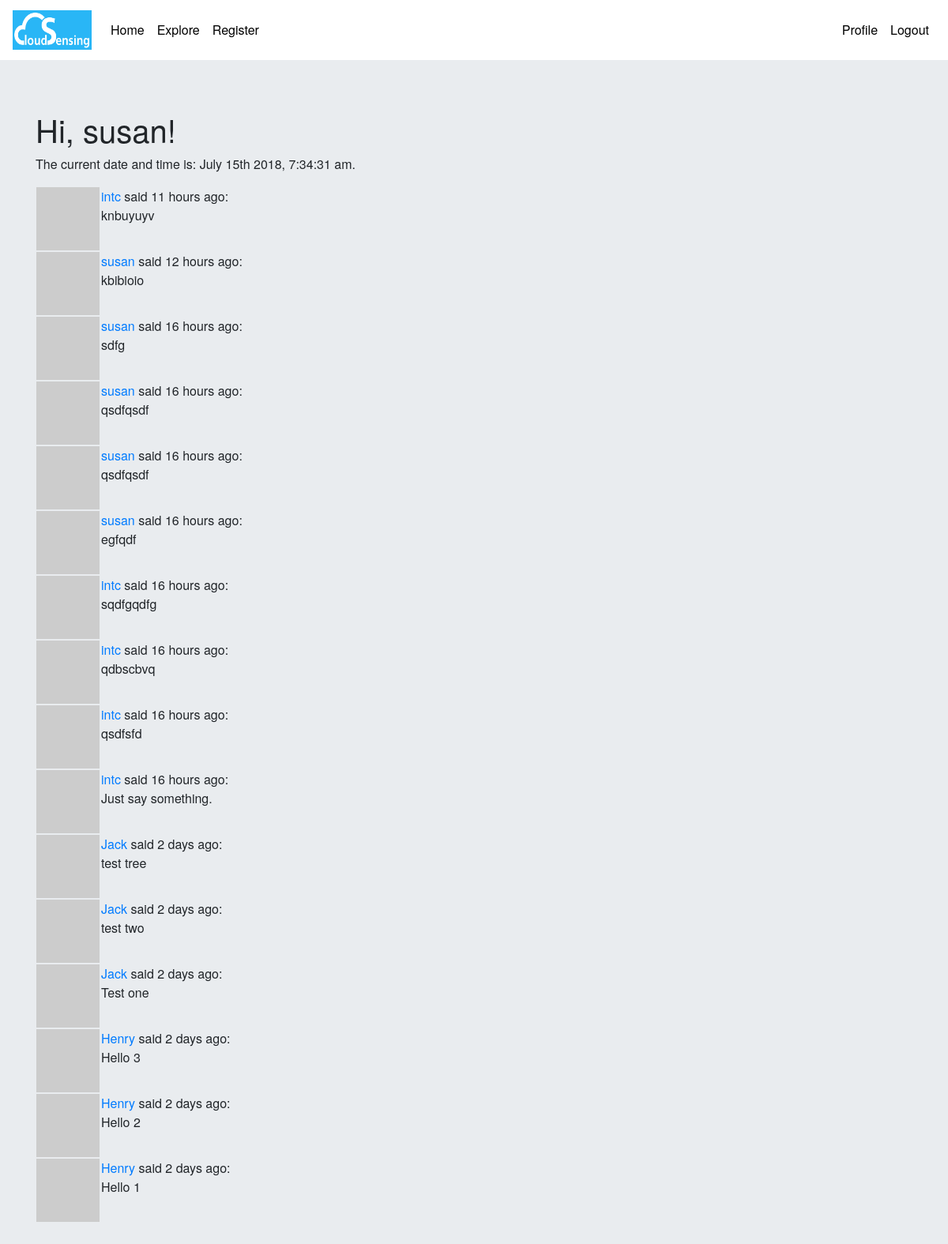
Page /explore (signed in) on the committed database.
### my_app/models.py (models this page shows, shortened)
class User(UserMixin, db.Model):
    id = db.Column(db.Integer, primary_key=True)
    username = db.Column(db.String(64), index=True, unique=True)
    email = db.Column(db.String(120), index=True, unique=True)
    password_hash = db.Column(db.String(128))
    posts = db.relationship('Post', backref='author', lazy='dynamic')
    about_me = db.Column(db.String(140))
    last_seen = db.Column(db.DateTime, default=datetime.utcnow)
    followed = db.relationship(
        'User', secondary=followers,
        primaryjoin=(followers.c.follower_id == id),
        secondaryjoin=(followers.c.followed_id == id),
        backref=db.backref('followers', lazy='dynamic'), lazy='dynamic')
    def avatar(self, size):
        digest = md5(self.email.lower().encode('utf-8')).hexdigest()
        return 'https://www.gravatar.com/avatar/{}?d=identicon&s={}'.format(
            digest, size)

class Post(db.Model):
    id = db.Column(db.Integer, primary_key=True)
    body = db.Column(db.String(140))
    timestamp = db.Column(db.DateTime, index=True, default=datetime.utcnow)
    user_id = db.Column(db.Integer, db.ForeignKey('user.id'))

### my_app/routes.py (the view)
@app.route('/explore')
@login_required
def explore():
    page = request.args.get('page', 1, type=int)
    posts = Post.query.order_by(Post.timestamp.desc()).paginate(
        page, app.config['POSTS_PER_PAGE'], False)
    next_url = url_for('explore', page=posts.next_num) \
        if posts.has_next else None
    prev_url = url_for('explore', page=posts.prev_num) \
        if posts.has_prev else None
    return render_template('index.html', title='Explore', posts=posts.items,
                           next_url=next_url, prev_url=prev_url)

### my_app/models.py (called while the page is built)
@login.user_loader
def load_user(id):
    return User.query.get(int(id))

### my_app/routes.py (called while the page is built)
@app.before_request
def before_request():
    if current_user.is_authenticated:
        current_user.last_seen = datetime.utcnow()
        db.session.commit()

### my_app/templates/index.html (shortened to what this page needs)
{% extends "base.html" %}
{% block content %}
    <h1>Hi, {{ current_user.username }}!</h1>
    <p>The current date and time is: {{ moment().format('MMMM Do YYYY, h:mm:ss a') }}.</p>
    {% for post in posts %}
       {% include '_post.html' %}
    {% endfor %}
{% endblock %}

### my_app/templates/_post.html
<table>
   <tr valign="top">
       <td><img src="{{ post.author.avatar(36) }}"></td>
       <td><a href="{{ url_for('user', username=post.author.username) }}">{{ post.author.username }}
       </a>
       said {{ moment(post.timestamp).fromNow() }}:
       <br>
       {{ post.body }}</td>
   </tr>
</table>

### my_app/static/CSS/main.css (style rules this page uses)
body { background-color: #29B6F6; margin: 0; padding: 0; font-family: "Helvetica Neue", Helvetica, Arial, sans-serif; color: border-left: ; }

### rows in the picture
User: username "susan"
Post: author.username "intc", timestamp "11 hours ago", body "knbuyuyv"
Post: author.username "susan", timestamp "12 hours ago", body "kbibioio"
Post: author.username "susan", timestamp "16 hours ago", body "sdfg"
Post: author.username "susan", timestamp "16 hours ago", body "qsdfqsdf"
Post: author.username "susan", timestamp "16 hours ago", body "qsdfqsdf"
Post: author.username "susan", timestamp "16 hours ago", body "egfqdf"
Post: author.username "intc", timestamp "16 hours ago", body "sqdfgqdfg"
Post: author.username "intc", timestamp "16 hours ago", body "qdbscbvq"
Post: author.username "intc", timestamp "16 hours ago", body "qsdfsfd"
Post: author.username "intc", timestamp "16 hours ago", body "Just say something."
Post: author.username "Jack", timestamp "2 days ago", body "test tree"
Post: author.username "Jack", timestamp "2 days ago", body "test two"
Post: author.username "Jack", timestamp "2 days ago", body "Test one"
Post: author.username "Henry", timestamp "2 days ago", body "Hello 3"
Post: author.username "Henry", timestamp "2 days ago", body "Hello 2"
Post: author.username "Henry", timestamp "2 days ago", body "Hello 1"

### other values in the picture
{{ moment().format('MMMM Do YYYY, h:mm:ss a') }} "July 15th 2018, 7:34:31 am"
